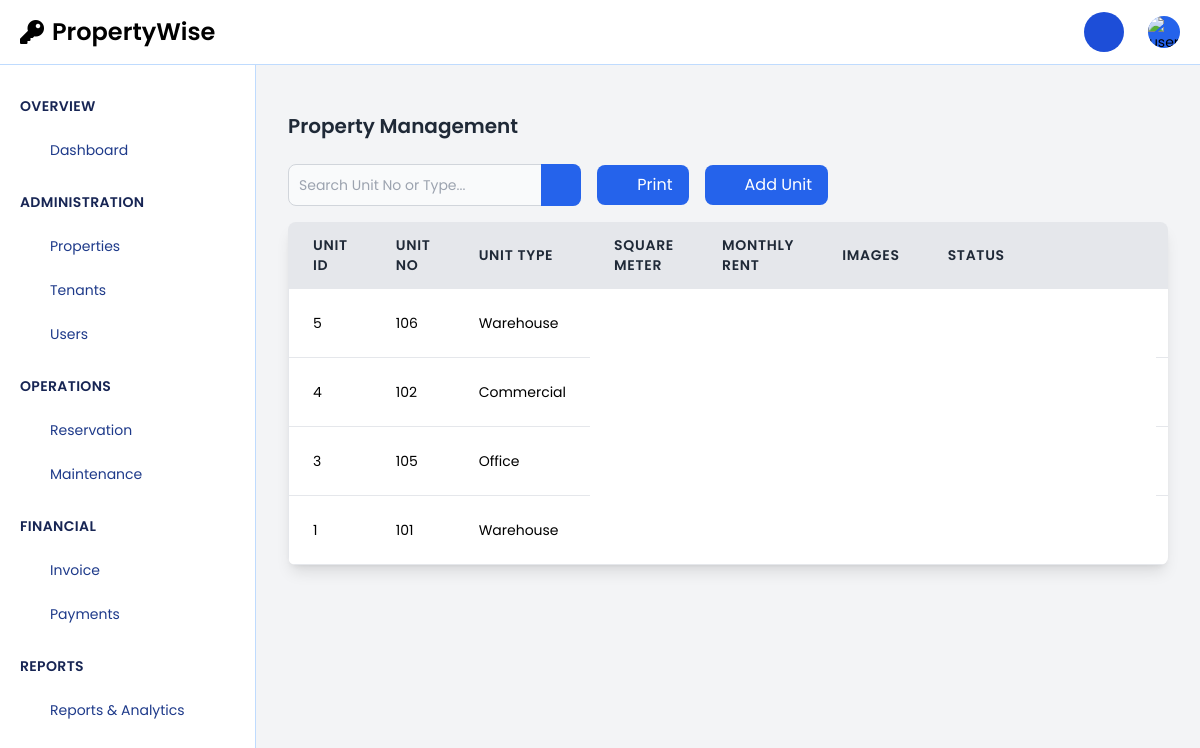
The app's page /admin/propertyAdmin.php (signed in), older data.
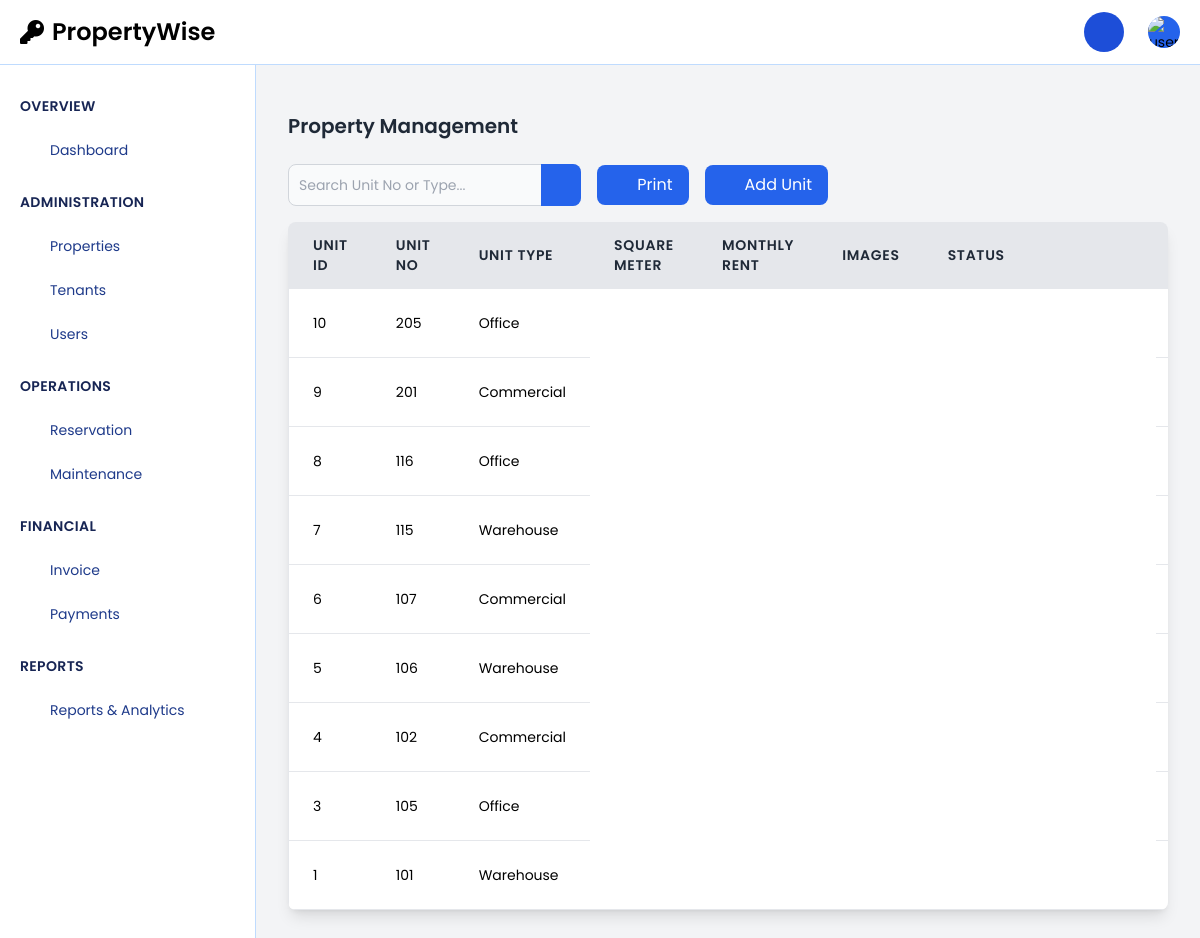
The same page, newer data.
### tables this page shows
CREATE TABLE `property` (
  `unit_id` int(11) NOT NULL,
  `unit_no` varchar(50) NOT NULL,
  `unit_type` varchar(50) NOT NULL,
  `square_meter` decimal(10,2) NOT NULL,
  `monthly_rent` decimal(10,2) NOT NULL,
  `images` text DEFAULT NULL,
  `status` enum('Available','Occupied','Maintenance','Reserved') DEFAULT 'Available',
  `position` varchar(20) DEFAULT 'active'
);

### admin/propertyAdmin.php (the view, shortened to what this page needs)
<?php
require '../session/db.php';
$query = "SELECT * FROM property WHERE position = 'active' ORDER BY unit_id DESC";
$result = mysqli_query($conn, $query);
?>
<!DOCTYPE html>
<html lang="en">
<head>
    <script src="https://cdn.tailwindcss.com"></script>
    <link rel="stylesheet" href="https://cdn.jsdelivr.net/npm/toastify-js/src/toastify.min.css">
</head>
<body class="bg-gray-100">
<?php include('navbarAdmin.php'); ?>
<?php include('sidebarAdmin.php'); ?>
<div class="sm:ml-64 p-8 mt-20 mx-auto">
    <h1 class="text-lg sm:text-xl font-semibold text-gray-800 mb-4 sm:mb-6">Property Management</h1>
    <div class="flex flex-wrap items-center space-y-2 sm:space-y-0 sm:space-x-4 mb-4">
        <div class="relative w-full sm:w-1/3">
            <input type="text" id="search" placeholder="Search Unit No or Type..." class="block p-2.5 w-full text-sm text-gray-900 bg-gray-50 rounded-lg border border-gray-300 focus:ring-blue-500 focus:border-blue-500 pr-10">
            <button class="absolute inset-y-0 right-0 flex items-center px-3 bg-blue-600 text-white rounded-r-lg">
                <svg data-feather="search" class="w-4 h-4"></svg>
            </button>
        </div>
        <button class="print-button w-full sm:w-auto px-4 py-2 bg-blue-600 text-white rounded-lg flex items-center gap-2 justify-center">
            <svg data-feather="printer" class="w-4 h-4"></svg>
            Print
        </button>
        <a href="property_form.php" class="w-full sm:w-auto px-4 py-2 bg-blue-600 text-white rounded-lg flex items-center gap-2 justify-center">
            <svg data-feather="plus" class="w-4 h-4"></svg>
            Add Unit
        </a>
    </div>
    <div class="overflow-x-auto shadow-lg rounded-lg">
        <table class="min-w-full bg-white text-sm border border-gray-200" id="property-table">
            <thead>
                <tr>
                    <th class="px-4 sm:px-6 py-3 border-b-2 border-gray-200 bg-gray-200 text-left text-xs sm:text-sm font-semibold text-gray-800 uppercase tracking-wider">Unit ID</th>
                    <th class="px-4 sm:px-6 py-3 border-b-2 border-gray-200 bg-gray-200 text-left text-xs sm:text-sm font-semibold text-gray-800 uppercase tracking-wider">Unit No</th>
                    <th class="px-4 sm:px-6 py-3 border-b-2 border-gray-200 bg-gray-200 text-left text-xs sm:text-sm font-semibold text-gray-800 uppercase tracking-wider">Unit Type</th>
                    <th class="px-4 sm:px-6 py-3 border-b-2 border-gray-200 bg-gray-200 text-left text-xs sm:text-sm font-semibold text-gray-800 uppercase tracking-wider">Square Meter</th>
                    <th class="px-4 sm:px-6 py-3 border-b-2 border-gray-200 bg-gray-200 text-left text-xs sm:text-sm font-semibold text-gray-800 uppercase tracking-wider">Monthly Rent</th>
                    <th class="px-4 sm:px-6 py-3 border-b-2 border-gray-200 bg-gray-200 text-left text-xs sm:text-sm font-semibold text-gray-800 uppercase tracking-wider">Images</th>
                    <th class="px-4 sm:px-6 py-3 border-b-2 border-gray-200 bg-gray-200 text-left text-xs sm:text-sm font-semibold text-gray-800 uppercase tracking-wider">Status</th>
                    <th class="px-4 sm:px-6 py-3 border-b-2 border-gray-200 bg-gray-200 text-left text-xs sm:text-sm font-semibold text-gray-800 uppercase tracking-wider">Action</th>
                </tr>
            </thead>
            <tbody class="bg-white">
                <?php
                while ($row = mysqli_fetch_assoc($result)):
                ?>
                <tr class="unit-row hover:bg-gray-50" data-unit-no="<?php echo htmlspecialchars($row['unit_no']); ?>" data-unit-type="<?php echo htmlspecialchars($row['unit_type']); ?>">
                    <td class="px-4 sm:px-6 py-4 whitespace-no-wrap border-b border-gray-200"><?php echo htmlspecialchars($row['unit_id']); ?></td>
                    <td class="px-4 sm:px-6 py-4 whitespace-no-wrap border-b border-gray-200"><?php echo htmlspecialchars($row['unit_no']); ?></td>
                    <td class="px-4 sm:px-6 py-4 whitespace-no-wrap border-b border-gray-200"><?php echo htmlspecialchars($row['unit_type']); ?></td>
                    <td class="px-4 sm:px-6 py-4 whitespace-no-wrap border-b border-gray-200">
                        </td>
                    </tr>
                <?php endwhile; ?>
            </tbody>
        </table>
    </div>
</div>
</body>
</html>

### admin/navbarAdmin.php (shortened to what this page needs)
<?php
require '../session/db.php';
$user_id = $_SESSION['user_id'];
$query = "SELECT name, email, profile_image  FROM users WHERE user_id = ?";
$stmt = $conn->prepare($query);
$stmt->bind_param("i", $user_id);
$stmt->execute();
$stmt->bind_result($user_name, $user_email, $profile_image);
$profile_image_path = !empty($profile_image) ? $profile_image : "https://flowbite.com/docs/images/people/profile-picture-5.jpg";
?>
<!DOCTYPE html>
<html lang="en">
<head>
    <script src="https://cdn.tailwindcss.com"></script>
    <link rel="stylesheet" href="https://cdnjs.cloudflare.com/ajax/libs/font-awesome/5.15.4/css/all.min.css">
</head>
<body>
<nav class="fixed top-0 z-50 w-full bg-white border-b border-blue-200 dark:bg-blue-800 dark:border-blue-700">
    <div class="px-3 py-3 lg:px-5 lg:pl-3">
        <div class="flex items-center justify-between">
            <div class="flex items-center justify-start rtl:justify-end">
                <a href="#" class="flex items-center ms-2 md:me-24">
                    <span class="self-center text-lg font-semibold sm:text-2xl whitespace-nowrap dark:text-white flex items-center">
                        <i class="fas fa-key text-inherit mr-2"></i>
                        PropertyWise
                    </span>
                </a>
            </div>
            <div class="flex items-center">
                <div class="flex items-center ms-3 relative">
                    <button type="button" class="flex items-center justify-center w-10 h-10 bg-blue-700 rounded-full text-white" id="notification-button">
                        <svg data-feather="bell" class="text-blue-800 dark:text-white icon-size"></svg>
                    </button>
                    <button type="button" class="flex text-sm bg-blue-600 rounded-full focus:ring-4 ms-6 focus:ring-blue-300 dark:focus:ring-blue-600" aria-expanded="false" id="user-menu-button">
                        <img class="w-8 h-8 rounded-full" src="<?php echo htmlspecialchars($profile_image_path); ?>" alt="user photo">
                    </button>
                </div>
            </div>
        </div>
    </div>
</nav>
</body>
</html>

### admin/sidebarAdmin.php (shortened to what this page needs)
<!DOCTYPE html>
<html lang="en">
<head>
    <script src="https://cdn.tailwindcss.com"></script>
</head>
<body>
<aside id="logo-sidebar" class="fixed top-0 left-0 z-40 w-64 h-screen pt-20 transition-transform -translate-x-full bg-white border-r border-blue-200 sm:translate-x-0 dark:bg-blue-800 dark:border-blue-700" aria-label="Sidebar">
    <div class="h-full px-3 pb-4 overflow-y-auto bg-white dark:bg-blue-800">
        <ul class="space-y-2">
            <li>
                <h3 class="px-2 pt-4 pb-2 text-sm font-semibold text-blue-950 dark:text-white uppercase tracking-wide">Overview</h3>
            </li>
            <li>
                <a href="dashboardAdmin.php" class="grid grid-cols-[30px_auto] items-center p-2 text-sm text-blue-900 rounded-lg dark:text-blue-100 hover:bg-blue-100 dark:hover:bg-blue-700">
                    <svg data-feather="activity" class="text-white icon-size"></svg>
                    <span>Dashboard</span>
                </a>
            </li>
            <li>
                <h3 class="px-2 pt-4 pb-2 text-sm font-semibold text-blue-950 dark:text-white uppercase tracking-wide">Administration</h3>
            </li>
            <li>
                <a href="propertyAdmin.php" class="grid grid-cols-[30px_auto] items-center p-2 text-sm text-blue-900 rounded-lg dark:text-blue-100 hover:bg-blue-100 dark:hover:bg-blue-700">
                    <svg data-feather="home" class="text-white icon-size"></svg>
                    <span>Properties</span>
                </a>
            </li>
            <li>
                <a href="tenantAdmin.php" class="grid grid-cols-[30px_auto] items-center p-2 text-sm text-blue-900 rounded-lg dark:text-blue-100 hover:bg-blue-100 dark:hover:bg-blue-700">
                    <svg data-feather="user-plus" class="text-white icon-size"></svg>
                    <span>Tenants</span>
                </a>
            </li>
            <li>
                <a href="manageUsers.php" class="grid grid-cols-[30px_auto] items-center p-2 text-sm text-blue-900 rounded-lg dark:text-blue-100 hover:bg-blue-100 dark:hover:bg-blue-700">
                    <svg data-feather="users" class="text-white icon-size"></svg>
                    <span>Users</span>
                </a>
            </li>
            <li>
                <h3 class="px-2 pt-4 pb-2 text-sm font-semibold text-blue-950 dark:text-white uppercase tracking-wide">Operations</h3>
            </li>
            <li>
                <a href="reservationAdmin.php" class="grid grid-cols-[30px_auto] items-center p-2 text-sm text-blue-900 rounded-lg dark:text-blue-100 hover:bg-blue-100 dark:hover:bg-blue-700">
                    <svg data-feather="calendar" class="text-white icon-size"></svg>
                    <span>Reservation</span>
                </a>
            </li>
            <li>
                <a href="maintenanceAdmin.php" class="grid grid-cols-[30px_auto] items-center p-2 text-sm text-blue-900 rounded-lg dark:text-blue-100 hover:bg-blue-100 dark:hover:bg-blue-700">
                    <svg data-feather="tool" class="text-white icon-size"></svg>
                    <span>Maintenance</span>
                </a>
            </li>
            <li>
                <h3 class="px-2 pt-4 pb-2 text-sm font-semibold  text-blue-950 dark:text-white uppercase tracking-wide">Financial</h3>
            </li>
            <li>
                <a href="invoiceAdmin.php" class="grid grid-cols-[30px_auto] items-center p-2 text-sm text-blue-900 rounded-lg dark:text-blue-100 hover:bg-blue-100 dark:hover:bg-blue-700">
                    <svg data-feather="file-text" class="text-white icon-size"></svg>
                    <span>Invoice</span>
                </a>
            </li>
            <li>
                <a href="paymentAdmin.php" class="grid grid-cols-[30px_auto] items-center p-2 text-sm text-blue-900 rounded-lg dark:text-blue-100 hover:bg-blue-100 dark:hover:bg-blue-700">
                    <svg data-feather="dollar-sign" class="text-white icon-size"></svg>
                    <span>Payments</span>
                </a>
            </li>
            <li>
                <h3 class="px-2 pt-4 pb-2 text-sm font-semibold text-blue-950 dark:text-white uppercase tracking-wide">Reports</h3>
            </li>
            <li>
                <a href="reports_analytics.php" class="grid grid-cols-[30px_auto] items-center p-2 text-sm text-blue-900 rounded-lg dark:text-blue-100 hover:bg-blue-100 dark:hover:bg-blue-700">
                    <svg data-feather="bar-chart" class="text-white icon-size"></svg>
                    <span>Reports & Analytics</span>
                </a>
            </li>
        </ul>
    </div>
</aside>
</body>
</html>

### admin/propertyAdmin.php (style rules this page uses)
body { font-family: 'Poppins', sans-serif; }

### admin/sidebarAdmin.php (style rules this page uses)
.transition-transform { transition: transform 0.3s ease; }
body { font-family: 'Poppins', sans-serif; }
.icon-size { width: 20px; height: 20px; }

Row changes from the older to the newer data that the page shows:
added property: unit_id "10", unit_no "205", unit_type "Office"
added property: unit_id "9", unit_no "201", unit_type "Commercial"
added property: unit_id "8", unit_no "116", unit_type "Office"
added property: unit_id "7", unit_no "115", unit_type "Warehouse"
added property: unit_id "6", unit_no "107", unit_type "Commercial"
